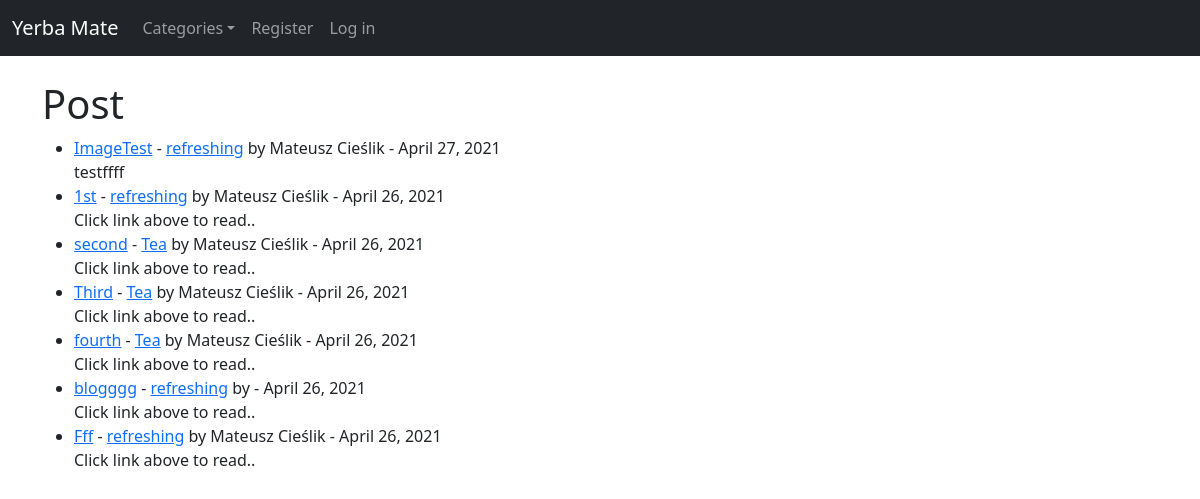
The page / on the database its author committed.
### yerbata/models.py (models this page shows, shortened)
class Post(models.Model):
    title = models.CharField(max_length=255)
    header_image = models.ImageField(null=True, blank=True, upload_to="images/")
    title_tag = models.CharField(max_length=255, default="Single Malt")
    author = models.ForeignKey(User, on_delete=models.CASCADE)
    body = RichTextField(blank=True, null=True)
    post_date = models.DateField(auto_now_add=True)
    category = models.CharField(max_length=255, default='Single Malt')
    snippet = models.CharField(max_length=255)
    likes = models.ManyToManyField(User, related_name='blog_posts')

### yerbata/views.py (the view)
# urls.py: path('', HomeView.as_view(), name='home'),
class HomeView(ListView):
    model = Post
    template_name = 'home.html'
    cats = Category.objects.all()
    ordering = ['-post_date']
    def get_context_data(self, *args, **kwargs):
        cat_menu = Category.objects.all()
        context = super(HomeView, self).get_context_data(*args, **kwargs)
        context["cat_menu"] = cat_menu
        return context

### yerbata/models.py (called while the page is built)
    def __str__(self):
        return self.name

### yerbata/templates/home.html (shortened to what this page needs)
{% extends 'base.html' %}
{% block content %}
<h1>Post</h1>
<ul>
{% for post in object_list %}
        <li><a href="{% url 'article-detail' post.pk %}">{{ post.title }}</a> - <a href="{% url 'category' post.category %}">{{ post.category }}</a> by {{ post.author.first_name }} {{ post.author.last_name }} - {{ post.post_date }} <br/>{{ post.snippet }}</li>
{% endfor%}
</ul>
{% endblock %}

### rows shown on the page
Post: title "ImageTest", category "refreshing", author.first_name "Mateusz", author.last_name "Cieślik", post_date "April 27, 2021", snippet "testffff"
Post: title "1st", category "refreshing", author.first_name "Mateusz", author.last_name "Cieślik", post_date "April 26, 2021", snippet "Click link above to read.."
Post: title "second", category "Tea", author.first_name "Mateusz", author.last_name "Cieślik", post_date "April 26, 2021", snippet "Click link above to read.."
Post: title "Third", category "Tea", author.first_name "Mateusz", author.last_name "Cieślik", post_date "April 26, 2021", snippet "Click link above to read.."
Post: title "fourth", category "Tea", author.first_name "Mateusz", author.last_name "Cieślik", post_date "April 26, 2021", snippet "Click link above to read.."
Post: title "blogggg", category "refreshing", post_date "April 26, 2021", snippet "Click link above to read.."
Post: title "Fff", category "refreshing", author.first_name "Mateusz", author.last_name "Cieślik", post_date "April 26, 2021", snippet "Click link above to read.."
